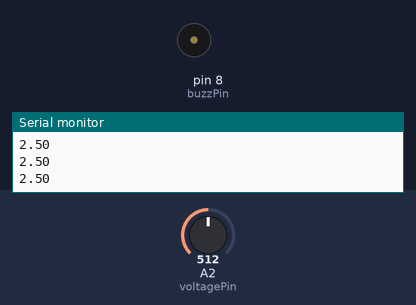
Bench run of a sketch on a simulated Arduino Uno, built with avr-gcc and run on an emulated ATmega328P. Shown: buzzer (waves = sounding, pin HIGH), the last lines printed to the serial monitor. Inputs (shaded band) come from the test bench; at power-on: A2 (voltagePin) = 512.

Above: at 1.3 s.
1.4 s: A2 (voltagePin) set to 599
2.9 s: A2 (voltagePin) set to 621
At 3.8 s:
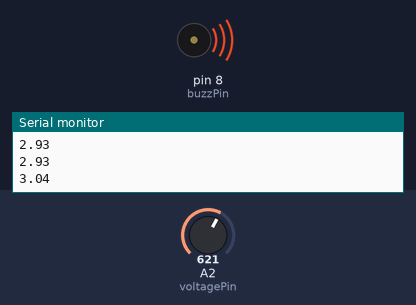
5.9 s: A2 (voltagePin) set to 511
At 6.5 s:
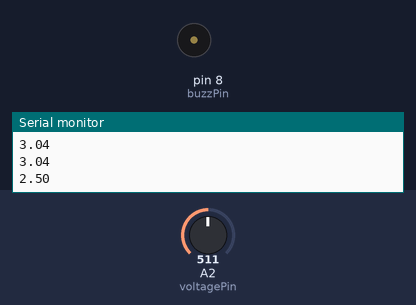
7.4 s: A2 (voltagePin) set to 716
At 8.3 s:
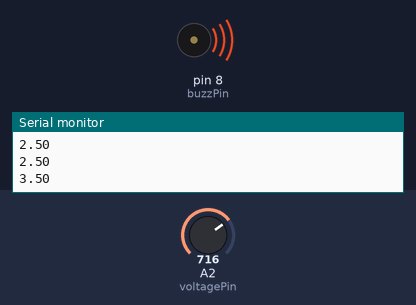
Timing chart, 0 to 11.4 s (numbered marks = the images above; inputs shaded):
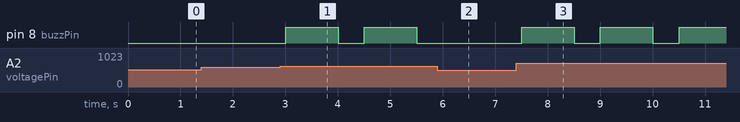

The sketch:

ActiveBuzzer.ino
```cpp
int buzzPin = 8;
int voltagePin = A2;
int voltage = 0;
int time = 500;
int buzzTime = 1000;
void setup() {
  pinMode(buzzPin, OUTPUT);
  pinMode(voltagePin, INPUT);
  Serial.begin(9600);
}

void loop() {
  voltage = analogRead(voltagePin);
  float voltage_volts = (5.0/1023.0)*voltage;
  Serial.println(voltage_volts);
  if(voltage_volts>3.0){
    digitalWrite(buzzPin, HIGH);
    delay(buzzTime);
    digitalWrite(buzzPin, LOW);
  }else{
    digitalWrite(buzzPin, LOW);
  }
  delay(time);
}
```

Measured:
- the behaviour switches between 613 and 614 on A2 (voltagePin) (found by bisection; images 0 and 1)
- after the input at 2.9 s, pin 8 (buzzPin): alternates HIGH for 1.0 s and LOW for 0.50 s, starting after 0.10 s
- after the input at 5.9 s, pin 8 (buzzPin): stays LOW (without the input it goes to HIGH after 0.10 s)
- after the input at 7.4 s, pin 8 (buzzPin): alternates HIGH for 1.0 s and LOW for 0.50 s, starting after 0.11 s
